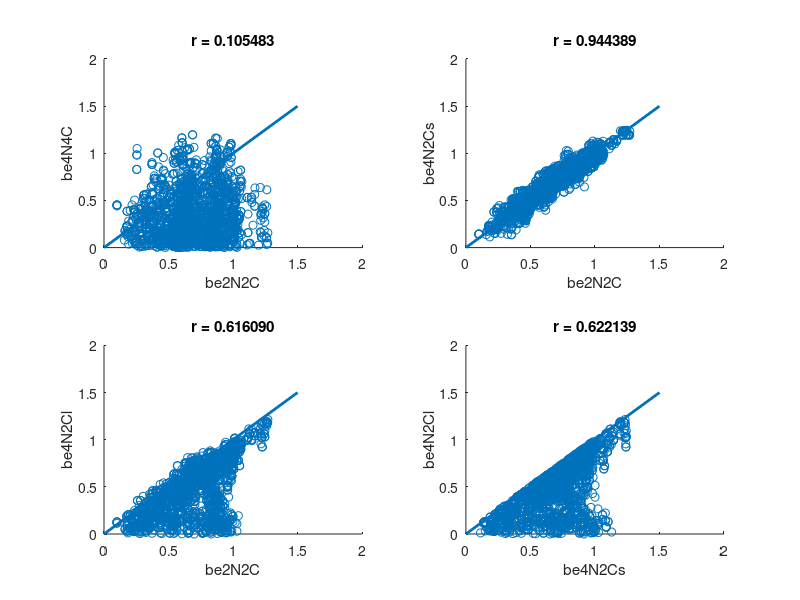

The MATLAB source for this figure: (Note: this script raises an error after producing the figure.)

clear; clc; close all;

% Generates Figure 3D

load('tetraploidData.mat')
param = finpar;

% effective birth rates
be2n2c = param(:,1)-param(:,7);
be2n4c = param(:,2)-param(:,8);
be4n2cS = param(:,3)-param(:,9);
be4n2cL = param(:,4)-param(:,10);
be4n4c = param(:,5)-param(:,11);
be4nSC = param(:,6)-param(:,12);

effectiveList = [be2n2c, be2n4c, be4n2cS, be4n2cL, be4n4c, be4nSC];
combos = nchoosek(1:size(effectiveList,2),2);

covlist = zeros(length(combos),1);

for jj = 1:length(combos)

    covtemp = corrcoef(effectiveList(:,combos(jj,1)),effectiveList(:,combos(jj,2)));
    covlist(jj) = covtemp(1,2);
    clear covtemp
end

covlist = [abs(covlist), combos];
[~, sortIdx] = sort(covlist(:,1), 'descend');
covlist = covlist(sortIdx,:);

figure(1)
subplot(2,2,1)
scatter(effectiveList(:,1),effectiveList(:,5))
hold on
plot([0 1.5],[0 1.5],'LineWidth',2)
xlabel('be2N2C')
ylabel('be4N4C')
title(sprintf('r = %f',covlist(7,1)))
subplot(2,2,2)
scatter(effectiveList(:,1),effectiveList(:,3))
hold on
plot([0 1.5],[0 1.5],'LineWidth',2)
xlabel('be2N2C')
ylabel('be4N2Cs')
title(sprintf('r = %f',covlist(1,1)))
subplot(2,2,3)
scatter(effectiveList(:,1),effectiveList(:,4))
hold on
plot([0 1.5],[0 1.5],'LineWidth',2)
xlabel('be2N2C')
ylabel('be4N2Cl')
title(sprintf('r = %f',covlist(3,1)))
subplot(2,2,4)
scatter(effectiveList(:,3),effectiveList(:,4))
hold on
plot([0 1.5],[0 1.5],'LineWidth',2)
xlabel('be4N2Cs')
ylabel('be4N2Cl')
title(sprintf('r = %f',covlist(2,1)))
fontsize(14,"points")
fontname("SansSerif")
set(gcf,'units','centimeters','position',[0 0 25 25])
